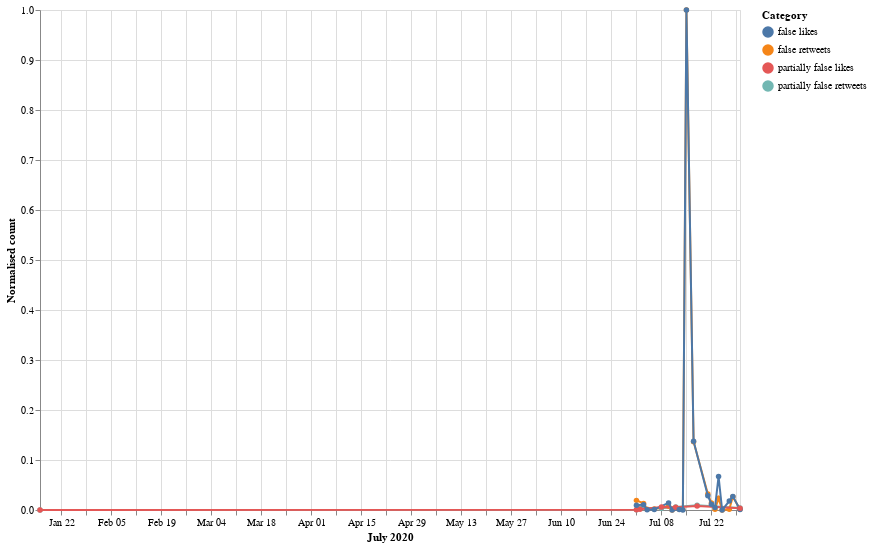

Notebook source saved alongside this figure:
### Markdown cell above
## July 2020

### Code cell
start = utc.localize(datetime.datetime(2020, 7, 1))
end = utc.localize(datetime.datetime(2020, 7, 31))

index=0
dates = ["2020-07-01"] 
lista = []
retweets = [0]
likes = [0]
category = ["partially false"]
mix = ["2020-07-01 partially false"]
for element in data:
    token_id = data[index]['id_str']
    indice_csv = lista_unica_csv.index(token_id)
    token = data[index]['created_at']
    d = parse(token)
   
    if start <= d <= end:
        
        d = d.strftime('%Y-%m-%d')
        a = d + " " + lista_unica_csv[indice_csv+1].lower()
        if a in mix:
            i = mix.index(a)
            retweets[i] = retweets[i] + data[index]['retweet_count']
            likes[i] = likes[i]+ data[index]['favorite_count']
        else:
            mix.append(a)
            dates.append(d)
            retweets.append(data[index]['retweet_count'])
            likes.append(data[index]['favorite_count'])
            category.append(lista_unica_csv[indice_csv+1].lower())
        
       
    index=index+1


df_likes = pd.DataFrame(
    {'Dates': dates,
     'Likes': likes,
     'Category': category
    })
df_likes['Dates']= pd.to_datetime(df_likes['Dates'])

cl = df_likes['Category'].to_list()
cl_cat = [s + " likes" for s in cl]
df_likes['Category'] = cl_cat



df_retweets = pd.DataFrame(
    {'Dates': dates,
     'Retweets': retweets,
     'Category': category
    })
df_retweets['Dates']= pd.to_datetime(df_retweets['Dates'])
cr = df_retweets['Category'].to_list()
cr_cat = [s + " retweets" for s in cr]
df_retweets['Category'] = cr_cat



df = pd.DataFrame(
    {'Dates': dates,
     'Likes': likes,
     'Retweets': retweets,
     'Category': category
    })
df['Dates']= pd.to_datetime(df['Dates'])
df = df.sort_values(by=['Dates'], ascending=True)


df_norm = df.copy()
df_norm[['Likes', 'Retweets']] = (df_norm[['Likes', 'Retweets']] - df_norm[['Likes', 'Retweets']].min()) / (df_norm[['Likes', 'Retweets']].max() - df_norm[['Likes', 'Retweets']].min())
df_likes['Likes'] = df_norm['Likes']
df_retweets['Retweets'] = df_norm['Retweets']



c = alt.Chart(df_retweets).mark_line(point=True).encode(
    alt.X('monthdate(Dates):T', title='July 2020'),
    alt.Y('Retweets', title='Normalised count'),
    color="Category"
).properties(
    width=700,
    height=500
)


c1 = alt.Chart(df_likes).mark_line(point=True).encode(
    alt.X('monthdate(Dates):T', title='July 2020'),
    alt.Y('Likes', title='Normalised count'),
    color="Category"
).properties(
    width=700,
    height=300
)


c2 = alt.layer(c,c1)
c2

### Figure 1 — Vega-Lite specification as saved in the notebook (floating-point values rounded to 4 significant figures)
{"config": {"view": {"continuousWidth": 400, "continuousHeight": 300}}, "layer": [{"data": {"name": "data-7e9e852a79ecf36c2d793ef5eade070b"}, "mark": {"type": "line", "point": true}, "encoding": {"color": {"type": "nominal", "field": "Category"}, "x": {"type": "temporal", "field": "Dates", "timeUnit": "monthdate", "title": "July 2020"}, "y": {"type": "quantitative", "field": "Retweets", "title": "Normalised count"}}, "height": 500, "width": 700}, {"data": {"name": "data-51ec675e5c87291d7ae9fd37a589c01c"}, "mark": {"type": "line", "point": true}, "encoding": {"color": {"type": "nominal", "field": "Category"}, "x": {"type": "temporal", "field": "Dates", "timeUnit": "monthdate", "title": "July 2020"}, "y": {"type": "quantitative", "field": "Likes", "title": "Normalised count"}}, "height": 300, "width": 700}], "$schema": "https://vega.github.io/schema/vega-lite/v4.8.1.json", "datasets": {"data-7e9e852a79ecf36c2d793ef5eade070b": [{"Dates": "2020-01-16T00:00:00", "Retweets": 0.0, "Category": "partially false retweets"}, {"Dates": "2020-07-01T00:00:00", "Retweets": 0.0006049, "Category": "partially false retweets"}, {"Dates": "2020-07-03T00:00:00", "Retweets": 0.01318, "Category": "false retweets"}, {"Dates": "2020-07-08T00:00:00", "Retweets": 0.003603, "Category": "partially false retweets"}, {"Dates": "2020-07-18T00:00:00", "Retweets": 0.009441, "Category": "partially false retweets"}, {"Dates": "2020-07-24T00:00:00", "Retweets": 0.02343, "Category": "false retweets"}, {"Dates": "2020-07-30T00:00:00", "Retweets": 0.001578, "Category": "false retweets"}, {"Dates": "2020-07-06T00:00:00", "Retweets": 0.002051, "Category": "false retweets"}, {"Dates": "2020-07-27T00:00:00", "Retweets": 0.001289, "Category": "false retweets"}, {"Dates": "2020-07-21T00:00:00", "Retweets": 0.03214, "Category": "false retweets"}, {"Dates": "2020-07-28T00:00:00", "Retweets": 0.02635, "Category": "false retweets"}, {"Dates": "2020-07-30T00:00:00", "Retweets": 0.003866, "Category": "partially false retweets"}, {"Dates": "2020-07-02T00:00:00", "Retweets": 0.004103, "Category": "partially false retweets"}, {"Dates": "2020-07-11T00:00:00", "Retweets": 5.26e-05, "Category": "false retweets"}, {"Dates": "2020-07-15T00:00:00", "Retweets": 1.0, "Category": "false retweets"}, {"Dates": "2020-07-22T00:00:00", "Retweets": 0.01389, "Category": "false retweets"}, {"Dates": "2020-07-25T00:00:00", "Retweets": 2.63e-05, "Category": "false retweets"}, {"Dates": "2020-07-23T00:00:00", "Retweets": 0.001604, "Category": "false retweets"}, {"Dates": "2020-07-14T00:00:00", "Retweets": 0.0007627, "Category": "false retweets"}, {"Dates": "2020-07-17T00:00:00", "Retweets": 0.1366, "Category": "false retweets"}, {"Dates": "2020-07-10T00:00:00", "Retweets": 0.007627, "Category": "false retweets"}, {"Dates": "2020-07-12T00:00:00", "Retweets": 0.005943, "Category": "partially false retweets"}, {"Dates": "2020-07-13T00:00:00", "Retweets": 0.001631, "Category": "false retweets"}, {"Dates": "2020-07-01T00:00:00", "Retweets": 0.01925, "Category": "false retweets"}, {"Dates": "2020-07-04T00:00:00", "Retweets": 0.001315, "Category": "false retweets"}], "data-51ec675e5c87291d7ae9fd37a589c01c": [{"Dates": "2020-01-16T00:00:00", "Likes": 0.0, "Category": "partially false likes"}, {"Dates": "2020-07-01T00:00:00", "Likes": 0.0003039, "Category": "partially false likes"}, {"Dates": "2020-07-03T00:00:00", "Likes": 0.01074, "Category": "false likes"}, {"Dates": "2020-07-08T00:00:00", "Likes": 0.006084, "Category": "partially false likes"}, {"Dates": "2020-07-18T00:00:00", "Likes": 0.007873, "Category": "partially false likes"}, {"Dates": "2020-07-24T00:00:00", "Likes": 0.06712, "Category": "false likes"}, {"Dates": "2020-07-30T00:00:00", "Likes": 0.0008576, "Category": "false likes"}, {"Dates": "2020-07-06T00:00:00", "Likes": 0.0008846, "Category": "false likes"}, {"Dates": "2020-07-27T00:00:00", "Likes": 0.01779, "Category": "false likes"}, {"Dates": "2020-07-21T00:00:00", "Likes": 0.02866, "Category": "false likes"}, {"Dates": "2020-07-28T00:00:00", "Likes": 0.02723, "Category": "false likes"}, {"Dates": "2020-07-30T00:00:00", "Likes": 0.003288, "Category": "partially false likes"}, {"Dates": "2020-07-02T00:00:00", "Likes": 0.001405, "Category": "partially false likes"}, {"Dates": "2020-07-11T00:00:00", "Likes": 4.727e-05, "Category": "false likes"}, {"Dates": "2020-07-15T00:00:00", "Likes": 1.0, "Category": "false likes"}, {"Dates": "2020-07-22T00:00:00", "Likes": 0.01155, "Category": "false likes"}, {"Dates": "2020-07-25T00:00:00", "Likes": 6.752e-06, "Category": "false likes"}, {"Dates": "2020-07-23T00:00:00", "Likes": 0.004869, "Category": "false likes"}, {"Dates": "2020-07-14T00:00:00", "Likes": 0.0001958, "Category": "false likes"}, {"Dates": "2020-07-17T00:00:00", "Likes": 0.1375, "Category": "false likes"}, {"Dates": "2020-07-10T00:00:00", "Likes": 0.01424, "Category": "false likes"}, {"Dates": "2020-07-12T00:00:00", "Likes": 0.005382, "Category": "partially false likes"}, {"Dates": "2020-07-13T00:00:00", "Likes": 0.001215, "Category": "false likes"}, {"Dates": "2020-07-01T00:00:00", "Likes": 0.009528, "Category": "false likes"}, {"Dates": "2020-07-04T00:00:00", "Likes": 0.0004997, "Category": "false likes"}]}}
